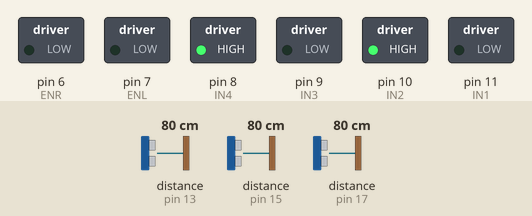
Recording of a sketch running on a simulated Arduino Uno, built with avr-gcc and run on an emulated ATmega328P. On the bench: switched loads named in the sketch (green lamp = pin HIGH). The test bench sets the inputs (shaded band); at power-on: distance to the obstacle (sensors on pin 13, pin 15, pin 17) 80 cm. The echo pulse lasts 58.3 µs per cm; what the sketch prints to the serial monitor is not drawn.

Above: at 0.1 s.
Timing chart, 0 to 1.6 s (numbered marks = the images above):
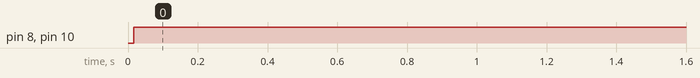

The sketch:

REAL_0517_DH.ino
```cpp
#include <NewPing.h>  // 초음파 센서 라이브러리를 포함

#define MAX_DISTANCE 150       // 초음파 센서의 최대 거리 (cm 단위)
#define WALL_GAP_DISTANCE 400  // 벽과의 간격 (mm 단위)
#define WALL_GAP_DISTANCE_HALF 210  // 벽과의 절반 간격 (mm 단위)
#define MOTOR_PWM_OFFSET 10  // 모터 속도 조정 오프셋

#define FTRIGGER_PIN 12  // 앞쪽 초음파 센서의 트리거 핀
#define FECHO_PIN 13  // 앞쪽 초음파 센서의 에코 핀
#define LTRIGGER_PIN 16  // 왼쪽 초음파 센서의 트리거 핀
#define LECHO_PIN 17  // 왼쪽 초음파 센서의 에코 핀
#define RTRIGGER_PIN 14  // 오른쪽 초음파 센서의 트리거 핀
#define RECHO_PIN 15  // 오른쪽 초음파 센서의 에코 핀

NewPing sonar_front(FTRIGGER_PIN, FECHO_PIN, MAX_DISTANCE);  // 앞쪽 초음파 센서 객체 생성
NewPing sonar_left(LTRIGGER_PIN, LECHO_PIN, MAX_DISTANCE);  // 왼쪽 초음파 센서 객체 생성
NewPing sonar_right(RTRIGGER_PIN, RECHO_PIN, MAX_DISTANCE);  // 오른쪽 초음파 센서 객체 생성

float front_sonar = 0.0;  // 앞쪽 초음파 센서 거리 값
float left_sonar = 0.0;  // 왼쪽 초음파 센서 거리 값
float right_sonar = 0.0;  // 오른쪽 초음파 센서 거리 값

#define ENR 6  // 오른쪽 모터 속도 제어 핀
#define IN1 11  // 오른쪽 모터 방향 제어 핀 1
#define IN2 10  // 오른쪽 모터 방향 제어 핀 2
#define IN3 9  // 왼쪽 모터 방향 제어 핀 1
#define IN4 8  // 왼쪽 모터 방향 제어 핀 2
#define ENL 7  // 왼쪽 모터 속도 제어 핀

int maze_status = 0;  // 미로 상태 변수

void setup()
{
  pinMode(ENR, OUTPUT);  // 오른쪽 모터 속도 제어 핀을 출력 모드로 설정
  pinMode(IN1, OUTPUT);  // 오른쪽 모터 방향 제어 핀 1을 출력 모드로 설정
  pinMode(IN2, OUTPUT);  // 오른쪽 모터 방향 제어 핀 2를 출력 모드로 설정
  pinMode(IN3, OUTPUT);  // 왼쪽 모터 방향 제어 핀 1을 출력 모드로 설정
  pinMode(IN4, OUTPUT);  // 왼쪽 모터 방향 제어 핀 2를 출력 모드로 설정
  pinMode(ENL, OUTPUT);  // 왼쪽 모터 속도 제어 핀을 출력 모드로 설정
  Serial.begin(115200);  // 시리얼 통신 속도를 115200으로 설정
}

void motor_A_control(int direction_a, int motor_speed_a)
{
  if(direction_a == HIGH)  // 방향이 앞으로일 때
  {
    digitalWrite(IN1, LOW);  // 오른쪽 모터 방향 제어 핀 1을 LOW로 설정
    digitalWrite(IN2, HIGH);  // 오른쪽 모터 방향 제어 핀 2를 HIGH로 설정
    analogWrite(ENR, motor_speed_a);  // 오른쪽 모터 속도 설정
  }
  else  // 방향이 뒤로일 때
  {
    digitalWrite(IN1, HIGH);  // 오른쪽 모터 방향 제어 핀 1을 HIGH로 설정
    digitalWrite(IN2, LOW);  // 오른쪽 모터 방향 제어 핀 2를 LOW로 설정
    analogWrite(ENR, motor_speed_a);  // 오른쪽 모터 속도 설정
  }
}

void motor_B_control(int direction_b, int motor_speed_b)
{
  if(direction_b == HIGH)  // 방향이 앞으로일 때
  {
    digitalWrite(IN3, LOW);  // 왼쪽 모터 방향 제어 핀 1을 LOW로 설정
    digitalWrite(IN4, HIGH);  // 왼쪽 모터 방향 제어 핀 2를 HIGH로 설정
    analogWrite(ENL, motor_speed_b);  // 왼쪽 모터 속도 설정
  }
  else  // 방향이 뒤로일 때
  {
    digitalWrite(IN3, HIGH);  // 왼쪽 모터 방향 제어 핀 1을 HIGH로 설정
    digitalWrite(IN4, LOW);  // 왼쪽 모터 방향 제어 핀 2를 LOW로 설정
    analogWrite(ENL, motor_speed_b);  // 왼쪽 모터 속도 설정
  }
}

void check_maze_status(void)
{
  // 모든 방향에 벽이 있을 때
  if((left_sonar >= 0) && (left_sonar <= WALL_GAP_DISTANCE) && (right_sonar >= 0) && (right_sonar <= WALL_GAP_DISTANCE) && (front_sonar >= 0) && (front_sonar <= WALL_GAP_DISTANCE_HALF))
  {
    maze_status = 4;  // 모든 방향에 벽이 있을 때
    Serial.println("maze_status = 4");
  }
  // 앞쪽에 벽이 없을 때
  else if((left_sonar >= 0) && (left_sonar <= WALL_GAP_DISTANCE) && (right_sonar >= 0) && (right_sonar <= WALL_GAP_DISTANCE) && (front_sonar >= WALL_GAP_DISTANCE_HALF))
  {
    maze_status = 1;  // 앞쪽에 벽이 없을 때
    Serial.println("maze_status = 1");
  }
  // 오른쪽에 벽이 없을 때
  else if((left_sonar >= 0) && (left_sonar <= WALL_GAP_DISTANCE) && (front_sonar >= 0) && (front_sonar <= WALL_GAP_DISTANCE_HALF))
  {
    maze_status = 2;  // 오른쪽에 벽이 없을 때
    Serial.println("maze_status = 2");
  }
  // 왼쪽에 벽이 없을 때
  else if((right_sonar >= 0) && (right_sonar <= WALL_GAP_DISTANCE) && (front_sonar >= 0) && (front_sonar <= WALL_GAP_DISTANCE_HALF))
  {
    maze_status = 3;  // 왼쪽에 벽이 없을 때
    Serial.println("maze_status = 3");
  }
  // 미로 상태를 알 수 없을 때
  else
  {
    maze_status = 0;  // 미로 상태를 알 수 없을 때
    Serial.println("maze_status = 0");
  }
}

void wall_collision_avoid(int base_speed)
{
  float error = 0.0;  // 에러 값 초기화
  float Kp = 0.2;  // 비례 상수 (회전 강도 조정)
  int right_pwm = 0;  // 오른쪽 모터 속도
  int left_pwm = 0;  // 왼쪽 모터 속도
  error = (right_sonar - left_sonar);  // 왼쪽 벽 회피를 우선으로 하는 에러 값
  error = Kp * error;  // 에러 값 조정

  if(error >= 50) error = 50;  // 에러 값 최대값 설정
  if(error <= -50) error = -50;  // 에러 값 최소값 설정

  right_pwm = base_speed - error;  // 오른쪽 모터 속도 계산
  left_pwm = base_speed + error;  // 왼쪽 모터 속도 계산

  if(left_pwm <= 0) left_pwm = 0;  // 왼쪽 모터 속도 최소값 설정
  if(right_pwm <= 0) right_pwm = 0;  // 오른쪽 모터 속도 최소값 설정

  if(left_pwm >= 255) left_pwm = 120;  // 왼쪽 모터 속도 최대값 설정
  if(right_pwm >= 255) right_pwm = 120;  // 오른쪽 모터 속도 최대값 설정

  motor_A_control(HIGH, left_pwm);  // 왼쪽 모터 앞으로
  motor_B_control(HIGH, right_pwm);  // 오른쪽 모터 앞으로
}

void loop()
{
  front_sonar = sonar_front.ping_cm() * 10;  // 앞쪽 초음파 센서 거리 값 측정
  left_sonar = sonar_left.ping_cm() * 10;  // 왼쪽 초음파 센서 거리 값 측정
  right_sonar = sonar_right.ping_cm() * 10;  // 오른쪽 초음파 센서 거리 값 측정

  if(front_sonar == 0.0) front_sonar = MAX_DISTANCE * 10;  // 앞쪽 거리 값이 0일 때 최대 거리로 설정
  if(left_sonar == 0.0) left_sonar = MAX_DISTANCE * 10;  // 왼쪽 거리 값이 0일 때 최대 거리로 설정
  if(right_sonar == 0.0) right_sonar = MAX_DISTANCE * 10;  // 오른쪽 거리 값이 0일 때 최대 거리로 설정

  check_maze_status();  // 미로 상태 확인

  // 벽 회피 알고리즘을 실행
  if(maze_status == 1)
  {
    wall_collision_avoid(100);  // 벽 회피 알고리즘 실행
  }
  else if(maze_status == 2)
  {
    motor_A_control(HIGH, 100);  // 왼쪽 모터 앞으로
    motor_B_control(HIGH, 0);  // 오른쪽 모터 정지
    delay(500);  // 0.5초 지연
  }
  else if(maze_status == 3)
  {
    motor_A_control(HIGH, 0);  // 왼쪽 모터 정지
    motor_B_control(HIGH, 100);  // 오른쪽 모터 앞으로
    delay(500);  // 0.5초 지연
  }
  else if(maze_status == 4)
  {
    motor_A_control(HIGH, 0);  // 왼쪽 모터 정지
    motor_B_control(HIGH, 0);  // 오른쪽 모터 정지
    delay(1000);  // 1초 지연
  }
  else
  {
    motor_A_control(HIGH, 0);  // 왼쪽 모터 정지
    motor_B_control(HIGH, 0);  // 오른쪽 모터 정지
  }
}
```

Measured:
- by itself, pin 8 (IN4), pin 10 (IN2): LOW → HIGH at 0.02 s
